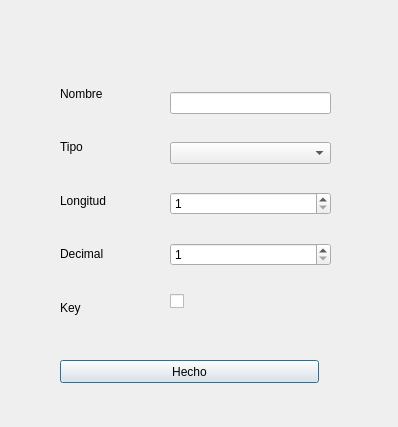
<?xml version="1.0" encoding="UTF-8"?>
<ui version="4.0">
 <class>mFields_w</class>
 <widget class="QDialog" name="mFields_w">
  <property name="geometry">
   <rect>
    <x>0</x>
    <y>0</y>
    <width>398</width>
    <height>427</height>
   </rect>
  </property>
  <property name="windowTitle">
   <string>Modificar Campos</string>
  </property>
  <widget class="QPushButton" name="mod_ok">
   <property name="geometry">
    <rect>
     <x>60</x>
     <y>360</y>
     <width>259</width>
     <height>23</height>
    </rect>
   </property>
   <property name="text">
    <string>Hecho</string>
   </property>
  </widget>
  <widget class="QWidget" name="">
   <property name="geometry">
    <rect>
     <x>60</x>
     <y>70</y>
     <width>111</width>
     <height>261</height>
    </rect>
   </property>
   <layout class="QVBoxLayout" name="verticalLayout">
    <item>
     <widget class="QLabel" name="label">
      <property name="text">
       <string>Nombre</string>
      </property>
     </widget>
    </item>
    <item>
     <widget class="QLabel" name="label_2">
      <property name="text">
       <string>Tipo</string>
      </property>
     </widget>
    </item>
    <item>
     <widget class="QLabel" name="label_3">
      <property name="text">
       <string>Longitud</string>
      </property>
     </widget>
    </item>
    <item>
     <widget class="QLabel" name="label_4">
      <property name="text">
       <string>Decimal</string>
      </property>
     </widget>
    </item>
    <item>
     <widget class="QLabel" name="label_5">
      <property name="text">
       <string>Key</string>
      </property>
     </widget>
    </item>
   </layout>
  </widget>
  <widget class="QWidget" name="">
   <property name="geometry">
    <rect>
     <x>170</x>
     <y>70</y>
     <width>161</width>
     <height>261</height>
    </rect>
   </property>
   <layout class="QVBoxLayout" name="verticalLayout_2">
    <item>
     <widget class="QLineEdit" name="mod_nombre"/>
    </item>
    <item>
     <widget class="QComboBox" name="mod_tipo"/>
    </item>
    <item>
     <widget class="QSpinBox" name="mod_length">
      <property name="minimum">
       <number>1</number>
      </property>
     </widget>
    </item>
    <item>
     <widget class="QSpinBox" name="mod_decimal">
      <property name="minimum">
       <number>1</number>
      </property>
     </widget>
    </item>
    <item>
     <widget class="QCheckBox" name="mod_key">
      <property name="text">
       <string/>
      </property>
     </widget>
    </item>
   </layout>
  </widget>
 </widget>
 <resources/>
 <connections/>
</ui>
